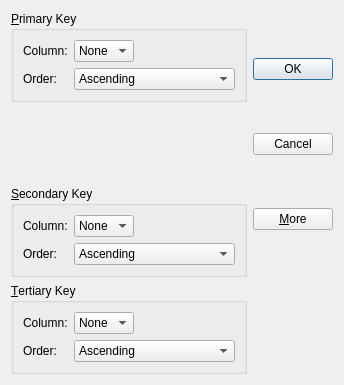
<?xml version="1.0" encoding="UTF-8"?>
<ui version="4.0">
 <class>sortDialog</class>
 <widget class="QDialog" name="sortDialog">
  <property name="geometry">
   <rect>
    <x>0</x>
    <y>0</y>
    <width>344</width>
    <height>385</height>
   </rect>
  </property>
  <property name="windowTitle">
   <string>Sort</string>
  </property>
  <layout class="QGridLayout" name="gridLayout_4">
   <item row="0" column="0">
    <widget class="QGroupBox" name="primaryGroupBox">
     <property name="title">
      <string>&amp;Primary Key</string>
     </property>
     <layout class="QGridLayout" name="gridLayout">
      <item row="1" column="1" colspan="2">
       <widget class="QComboBox" name="primaryOrderCombo">
        <item>
         <property name="text">
          <string>Ascending</string>
         </property>
        </item>
        <item>
         <property name="text">
          <string>Deskanding</string>
         </property>
        </item>
       </widget>
      </item>
      <item row="0" column="1">
       <widget class="QComboBox" name="primaryColumnCombo">
        <item>
         <property name="text">
          <string>None</string>
         </property>
        </item>
       </widget>
      </item>
      <item row="0" column="0">
       <widget class="QLabel" name="label">
        <property name="text">
         <string>Column:</string>
        </property>
       </widget>
      </item>
      <item row="1" column="0">
       <widget class="QLabel" name="label_2">
        <property name="text">
         <string>Order:</string>
        </property>
       </widget>
      </item>
      <item row="0" column="2">
       <spacer name="horizontalSpacer">
        <property name="orientation">
         <enum>Qt::Horizontal</enum>
        </property>
        <property name="sizeHint" stdset="0">
         <size>
          <width>98</width>
          <height>20</height>
         </size>
        </property>
       </spacer>
      </item>
     </layout>
    </widget>
   </item>
   <item row="1" column="0">
    <spacer name="verticalSpacer_2">
     <property name="orientation">
      <enum>Qt::Vertical</enum>
     </property>
     <property name="sizeType">
      <enum>QSizePolicy::Fixed</enum>
     </property>
     <property name="sizeHint" stdset="0">
      <size>
       <width>20</width>
       <height>0</height>
      </size>
     </property>
    </spacer>
   </item>
   <item row="2" column="0">
    <widget class="QGroupBox" name="secondaryGroupBox">
     <property name="title">
      <string>&amp;Secondary Key</string>
     </property>
     <layout class="QGridLayout" name="gridLayout_2">
      <item row="1" column="1" colspan="2">
       <widget class="QComboBox" name="secondaryOrederCombo">
        <item>
         <property name="text">
          <string>Ascending</string>
         </property>
        </item>
        <item>
         <property name="text">
          <string>Deskending</string>
         </property>
        </item>
       </widget>
      </item>
      <item row="0" column="1">
       <widget class="QComboBox" name="secondaryColumnCombo">
        <item>
         <property name="text">
          <string>None</string>
         </property>
        </item>
       </widget>
      </item>
      <item row="0" column="0">
       <widget class="QLabel" name="label_3">
        <property name="text">
         <string>Column:</string>
        </property>
       </widget>
      </item>
      <item row="1" column="0">
       <widget class="QLabel" name="label_4">
        <property name="text">
         <string>Order:</string>
        </property>
       </widget>
      </item>
      <item row="0" column="2">
       <spacer name="horizontalSpacer_2">
        <property name="orientation">
         <enum>Qt::Horizontal</enum>
        </property>
        <property name="sizeHint" stdset="0">
         <size>
          <width>98</width>
          <height>20</height>
         </size>
        </property>
       </spacer>
      </item>
     </layout>
    </widget>
   </item>
   <item row="3" column="0">
    <widget class="QGroupBox" name="tertiaryGroupBox">
     <property name="title">
      <string>&amp;Tertiary Key</string>
     </property>
     <layout class="QGridLayout" name="gridLayout_3">
      <item row="1" column="1" colspan="2">
       <widget class="QComboBox" name="tertiaryOrderCombo">
        <item>
         <property name="text">
          <string>Ascending</string>
         </property>
        </item>
        <item>
         <property name="text">
          <string>Deskending</string>
         </property>
        </item>
       </widget>
      </item>
      <item row="0" column="1">
       <widget class="QComboBox" name="tertiaryColumnCombo">
        <item>
         <property name="text">
          <string>None</string>
         </property>
        </item>
       </widget>
      </item>
      <item row="0" column="0">
       <widget class="QLabel" name="label_5">
        <property name="text">
         <string>Column:</string>
        </property>
       </widget>
      </item>
      <item row="1" column="0">
       <widget class="QLabel" name="label_6">
        <property name="text">
         <string>Order:</string>
        </property>
       </widget>
      </item>
      <item row="0" column="2">
       <spacer name="horizontalSpacer_3">
        <property name="orientation">
         <enum>Qt::Horizontal</enum>
        </property>
        <property name="sizeHint" stdset="0">
         <size>
          <width>98</width>
          <height>20</height>
         </size>
        </property>
       </spacer>
      </item>
     </layout>
    </widget>
   </item>
   <item row="0" column="1" rowspan="3">
    <layout class="QVBoxLayout" name="verticalLayout">
     <item>
      <widget class="QPushButton" name="okButton">
       <property name="text">
        <string>OK</string>
       </property>
       <property name="default">
        <bool>true</bool>
       </property>
      </widget>
     </item>
     <item>
      <widget class="QPushButton" name="cancelButton">
       <property name="text">
        <string>Cancel</string>
       </property>
      </widget>
     </item>
     <item>
      <spacer name="verticalSpacer">
       <property name="orientation">
        <enum>Qt::Vertical</enum>
       </property>
       <property name="sizeType">
        <enum>QSizePolicy::Fixed</enum>
       </property>
       <property name="sizeHint" stdset="0">
        <size>
         <width>20</width>
         <height>0</height>
        </size>
       </property>
      </spacer>
     </item>
     <item>
      <widget class="QPushButton" name="moreButton">
       <property name="text">
        <string>&amp;More</string>
       </property>
       <property name="checkable">
        <bool>true</bool>
       </property>
       <property name="checked">
        <bool>false</bool>
       </property>
      </widget>
     </item>
    </layout>
   </item>
  </layout>
 </widget>
 <resources/>
 <connections>
  <connection>
   <sender>okButton</sender>
   <signal>clicked()</signal>
   <receiver>sortDialog</receiver>
   <slot>accept()</slot>
   <hints>
    <hint type="sourcelabel">
     <x>283</x>
     <y>29</y>
    </hint>
    <hint type="destinationlabel">
     <x>36</x>
     <y>111</y>
    </hint>
   </hints>
  </connection>
  <connection>
   <sender>cancelButton</sender>
   <signal>clicked()</signal>
   <receiver>sortDialog</receiver>
   <slot>reject()</slot>
   <hints>
    <hint type="sourcelabel">
     <x>295</x>
     <y>63</y>
    </hint>
    <hint type="destinationlabel">
     <x>120</x>
     <y>116</y>
    </hint>
   </hints>
  </connection>
  <connection>
   <sender>moreButton</sender>
   <signal>toggled(bool)</signal>
   <receiver>secondaryGroupBox</receiver>
   <slot>setVisible(bool)</slot>
   <hints>
    <hint type="sourcelabel">
     <x>302</x>
     <y>222</y>
    </hint>
    <hint type="destinationlabel">
     <x>193</x>
     <y>162</y>
    </hint>
   </hints>
  </connection>
  <connection>
   <sender>moreButton</sender>
   <signal>toggled(bool)</signal>
   <receiver>tertiaryGroupBox</receiver>
   <slot>setVisible(bool)</slot>
   <hints>
    <hint type="sourcelabel">
     <x>264</x>
     <y>226</y>
    </hint>
    <hint type="destinationlabel">
     <x>198</x>
     <y>271</y>
    </hint>
   </hints>
  </connection>
 </connections>
</ui>
